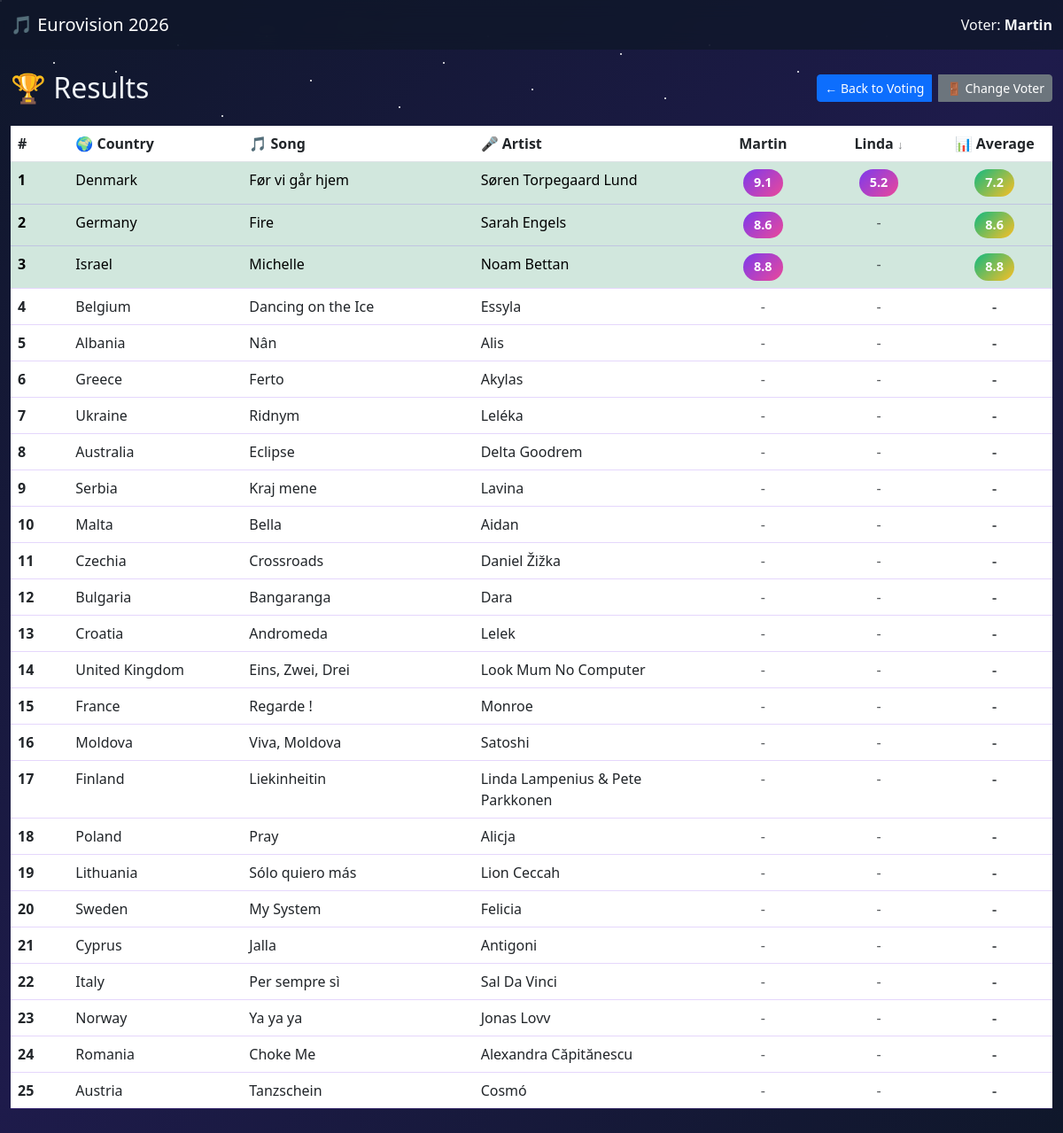
Screenshot of /mgp/Martin/results?sort_by=Linda&sort_dir=desc with the database file from the repository.
### app/models.py (models this page shows)
class User(Base):
    __tablename__ = "users"
    id = Column(Integer, primary_key=True, index=True)
    username = Column(String, unique=True, index=True, nullable=False)
    created_at = Column(DateTime, default=datetime.utcnow)
    ratings = relationship("Rating", back_populates="user", cascade="all, delete-orphan")

class Song(Base):
    __tablename__ = "songs"
    id = Column(Integer, primary_key=True, index=True)
    order = Column(Integer, nullable=False)
    country = Column(String, nullable=False, index=True)
    artist = Column(String, nullable=False)
    song_name = Column(String, nullable=False)
    youtube_url = Column(String, nullable=True)
    ratings = relationship("Rating", back_populates="song", cascade="all, delete-orphan")

### app/main.py (the view)
@app.get("/mgp/{username}/results", response_class=HTMLResponse)
def results_page(username: str, sort_by: str = "average", sort_dir: str = "desc", request: Request = None, db: Session = Depends(get_db)):
    user = db.query(models.User).filter(models.User.username == username).first()
    if not user:
        return RedirectResponse(url="/")
    users = db.query(models.User).all()
    songs = db.query(models.Song).order_by(models.Song.order).all()
    results = []
    for song in songs:
        song_result = {
            "song": song,
            "ratings": {}
        }
        for user_item in users:
            rating = db.query(models.Rating).filter(
                models.Rating.user_id == user_item.id,
                models.Rating.song_id == song.id
            ).first()
            song_result["ratings"][user_item.username] = rating.final_rating if rating else None
        ratings_list = [r for r in song_result["ratings"].values() if r is not None]
        song_result["average"] = round(sum(ratings_list) / len(ratings_list), 1) if ratings_list else None
        results.append(song_result)
    reverse = sort_dir == "desc"
    if sort_by == "average":
        results.sort(key=lambda x: x["average"] if x["average"] else 0, reverse=reverse)
    elif sort_by in [u.username for u in users]:
        results.sort(key=lambda x: x["ratings"][sort_by] if x["ratings"][sort_by] else 0, reverse=reverse)
    else:
        results.sort(key=lambda x: x["song"].order, reverse=False)
    return templates.TemplateResponse(
        "results.html",
        {
            "request": request,
            "username": username,
            "users": users,
            "results": results,
            "sort_by": sort_by,
            "sort_dir": sort_dir
        }
    )

### app/templates/results.html (shortened to what this page needs)
{% extends "base.html" %}
{% block content %}
<nav class="navbar navbar-expand-lg navbar-dark bg-dark bg-opacity-75">
    <div class="container-fluid">
        <span class="navbar-brand mb-0 h1">🎵 Eurovision 2026</span>
        <div class="navbar-text text-light">
            Voter: <strong>{{ username }}</strong>
        </div>
    </div>
</nav>
<div class="container-fluid py-4">
    <div class="row mb-4">
        <div class="col-12">
            <div class="d-flex gap-2 justify-content-between align-items-center flex-wrap">
                <h2 class="mb-0">🏆 Results</h2>
                <div class="btn-group gap-2">
                    <a href="/mgp/{{ username }}" class="btn btn-primary btn-sm">← Back to Voting</a>
                    <a href="/" class="btn btn-secondary btn-sm">🚪 Change Voter</a>
                </div>
            </div>
        </div>
    </div>
    <div class="row d-none d-md-flex">
        <div class="col-12">
            <div class="table-responsive">
                <table class="table table-hover table-festive" id="resultsTable">
                    <thead>
                        <tr>
                            <th style="width: 5%">#</th>
                            <th style="width: 15%">🌍 Country</th>
                            <th style="width: 20%">🎵 Song</th>
                            <th style="width: 20%">🎤 Artist</th>
                            {% for user in users %}
                            <th class="text-center sortable" style="width: 10%; cursor: pointer;">
                                <a href="/mgp/{{ username }}/results?sort_by={{ user.username }}&sort_dir={% if sort_by == user.username and sort_dir == 'desc' %}asc{% else %}desc{% endif %}" style="text-decoration: none; color: inherit;">
                                    {{ user.username }}
                                    {% if sort_by == user.username %}
                                        <span class="sort-indicator">{% if sort_dir == 'desc' %} ↓{% else %} ↑{% endif %}</span>
                                    {% endif %}
                                </a>
                            </th>
                            {% endfor %}
                            <th class="text-center fw-bold sortable" style="width: 10%; cursor: pointer;">
                                <a href="/mgp/{{ username }}/results?sort_by=average&sort_dir={% if sort_by == 'average' and sort_dir == 'asc' %}desc{% else %}asc{% endif %}" style="text-decoration: none; color: inherit;">
                                    📊 Average
                                </a>
                            </th>
                        </tr>
                    </thead>
                    <tbody>
                        {% for result in results %}
                        <tr class="{% if loop.index <= 3 %}table-success{% endif %}">
                            <td class="fw-bold">{{ loop.index }}</td>
                            <td>{{ result.song.country }}</td>
                            <td>{{ result.song.song_name }}</td>
                            <td>{{ result.song.artist }}</td>
                            {% for user in users %}
                            <td class="text-center">
                                {% if result.ratings[user.username] %}
                                    <span class="badge bg-primary">{{ result.ratings[user.username] }}</span>
                                {% else %}
                                    <span class="text-muted">-</span>
                                {% endif %}
                            </td>
                            {% endfor %}
                            <td class="text-center fw-bold">
                                {% if result.average %}
                                    <span class="badge bg-success">{{ result.average }}</span>
                                {% else %}
                                    <span class="text-muted">-</span>
                                {% endif %}
                            </td>
                        </tr>
                        {% endfor %}
                    </tbody>
                </table>
            </div>
        </div>
    </div>
</div>
{% endblock %}

### app/static/css/style.css (style rules this page uses)
:root { --primary: #7c3aed; --secondary: #ec4899; --accent: #fbbf24; --success: #10b981; --danger: #ef4444; --dark-bg: #0f172a; --card-bg: #1e293b; --text-light: #f1f5f9; }
* { scroll-behavior: smooth; }
body { background: linear-gradient(135deg, #0f172a 0%, #1e1b4b 50%, #0f172a 100%); color: var(--text-light); font-family: 'Segoe UI', Tahoma, Geneva, Verdana, sans-serif; min-height: 100vh; position: relative; overflow-x: hidden; }
.table-festive { color: var(--text-light); }
.table-festive thead { background: linear-gradient(135deg, var(--primary) 0%, var(--secondary) 100%); color: white; }
.table-festive tbody tr { border-bottom: 1px solid rgba(124, 58, 237, 0.2); transition: all 0.3s ease; }
.table-festive .badge { font-size: 0.9rem; padding: 0.5rem 0.75rem; }
.navbar { backdrop-filter: blur(10px); background: rgba(15, 23, 42, 0.8) !important; }
.badge { font-weight: 600; padding: 0.5rem 1rem; border-radius: 20px; }
.badge.bg-primary { background: linear-gradient(135deg, var(--primary), var(--secondary)) !important; }
.badge.bg-success { background: linear-gradient(135deg, var(--success), var(--accent)) !important; }
.table-festive thead .sortable { transition: background-color 0.2s ease; }
.sort-indicator { font-size: 0.8em; opacity: 0.6; }

### rows the page displays
User: username "Martin", username "9.1", username "8.6", username "8.8"
User: username "Linda", username "5.2"
Song: song.country "Denmark", song.song_name "Før vi går hjem", song.artist "Søren Torpegaard Lund"
Song: song.country "Germany", song.song_name "Fire", song.artist "Sarah Engels"
Song: song.country "Israel", song.song_name "Michelle", song.artist "Noam Bettan"
Song: song.country "Belgium", song.song_name "Dancing on the Ice", song.artist "Essyla"
Song: song.country "Albania", song.song_name "Nân", song.artist "Alis"
Song: song.country "Greece", song.song_name "Ferto", song.artist "Akylas"
Song: song.country "Ukraine", song.song_name "Ridnym", song.artist "Leléka"
Song: song.country "Australia", song.song_name "Eclipse", song.artist "Delta Goodrem"
Song: song.country "Serbia", song.song_name "Kraj mene", song.artist "Lavina"
Song: song.country "Malta", song.song_name "Bella", song.artist "Aidan"
Song: song.country "Czechia", song.song_name "Crossroads", song.artist "Daniel Žižka"
Song: song.country "Bulgaria", song.song_name "Bangaranga", song.artist "Dara"
Song: song.country "Croatia", song.song_name "Andromeda", song.artist "Lelek"
Song: song.country "United Kingdom", song.song_name "Eins, Zwei, Drei", song.artist "Look Mum No Computer"
Song: song.country "France", song.song_name "Regarde !", song.artist "Monroe"
Song: song.country "Moldova", song.song_name "Viva, Moldova", song.artist "Satoshi"
Song: song.country "Finland", song.song_name "Liekinheitin", song.artist "Linda Lampenius & Pete Parkkonen"
Song: song.country "Poland", song.song_name "Pray", song.artist "Alicja"
Song: song.country "Lithuania", song.song_name "Sólo quiero más", song.artist "Lion Ceccah"
Song: song.country "Sweden", song.song_name "My System", song.artist "Felicia"
Song: song.country "Cyprus", song.song_name "Jalla", song.artist "Antigoni"
Song: song.country "Italy", song.song_name "Per sempre sì", song.artist "Sal Da Vinci"
Song: song.country "Norway", song.song_name "Ya ya ya", song.artist "Jonas Lovv"
Song: song.country "Romania", song.song_name "Choke Me", song.artist "Alexandra Căpitănescu"
Song: song.country "Austria", song.song_name "Tanzschein", song.artist "Cosmó"

### other values shown
{{ result.average }} "7.2" "8.6" "8.8"
